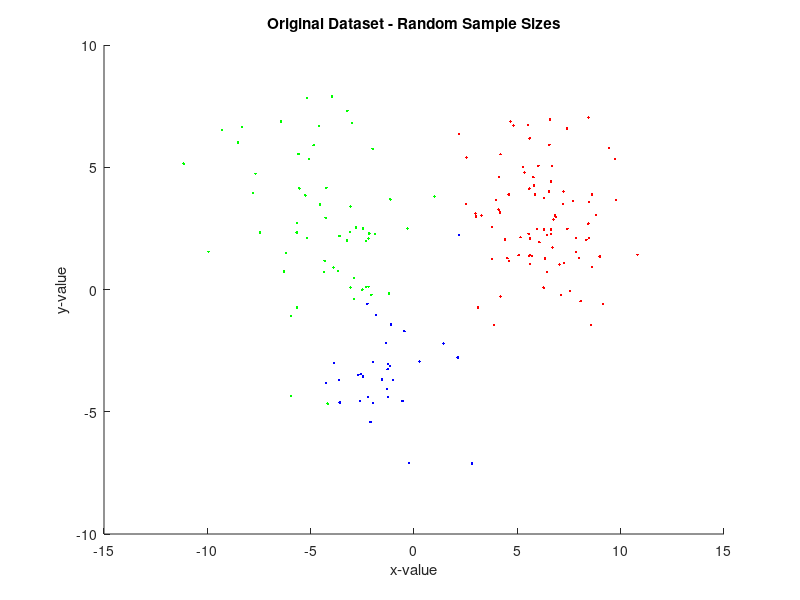
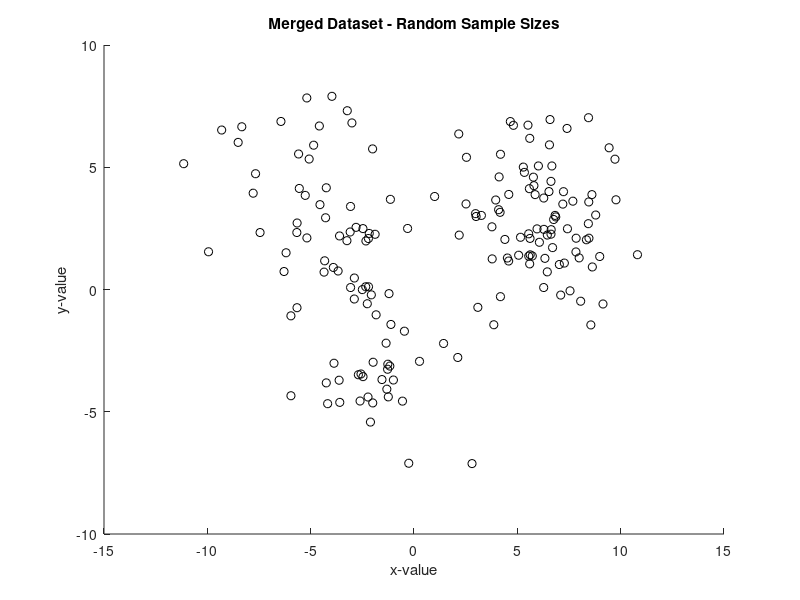

Recreate these plots in MATLAB, in order. (Note: this script raises an error after producing the figures.)
%Gaussian Data Creation with random number of samples
samples = [];
for i = 3:-1:1    
    samples(i) = randi([1,100]);
    disp(samples);
end
sample1 = samples(1);
sample2 = samples(2);
sample3 = samples(3);
Mean1 = [6; 3;];
Mean2 = [-1;-3;];
Mean3 = [-4; 2;];
Std1= 1.9;
Std2= 2;
Std3 = 2.5;
data1 = Std1 * randn(2,sample1) + repmat(Mean1,1,sample1);
data2 = Std2 * randn(2,sample2) + repmat(Mean2,1,sample2);
data3 = Std3 * randn(2,sample3) + repmat(Mean3,1,sample3);

%Plotting Original Dataset
figure
hold on
plot(data1(1,:),data1(2,:),'r.');
plot(data2(1,:),data2(2,:),'b.');
plot(data3(1,:),data3(2,:),'g.');
xlabel("x-value");
ylabel("y-value");
title("Original Dataset - Random Sample Sizes");


%Plots Merged Dataset
dataTotal = [data1 data2 data3];
figure
hold on
plot(dataTotal(1,:),dataTotal(2,:),'ko');
xlabel("x-value");
ylabel("y-value");
title("Merged Dataset - Random Sample Sizes");

%Setting k value
k = 3;
%Collects all X and Y co-ordinate data into arrays
ax = gca;
h = findobj(ax , 'Type', 'line');
x = h(1).XData;
y = h(1).YData;
disp(h);

%Sets random values to be used in centroid selection
l = length(y);
r = [];
for i = 3:-1:1    
    r(i) = randi([1,l]);
    disp(r);
end


c1xNEW = (x(1,r(1))); %x coord 1st cluster
c1yNEW = (y(1,r(1))); %y coord 1st cluster
c2xNEW = (x(1,r(2))); %x coord 2nd cluster
c2yNEW = (y(1,r(2))); %y coord 2nd cluster
c3xNEW = (x(1,r(3))); %x coord 3rd cluster
c3yNEW = (y(1,r(3))); %y coord 3rd cluster


%Plots centroids on Merged Dataset
plot(c1xNEW,c1yNEW, 'ro');
plot(c2xNEW,c2yNEW, 'bo');
plot(c3xNEW,c3yNEW, 'go');


%Initialise the arrays 
temp = 0;
numLoops = 0;
k1x = [];
k1y = [];
k2x = [];
k2y = [];
k3x = [];
k3y = [];

%Euclidean Distance Calculation Loop
while(temp == 0)
    cx = [c1xNEW c2xNEW c3xNEW];
    c1xOLD = cx(1);
    c2xOLD = cx(2);
    c3xOLD = cx(3);
    
    cy = [c1yNEW c2yNEW c3yNEW];
    c1yOLD = cy(1);
    c2yOLD = cy(2);
    c3yOLD = cy(3);
    
    %Calculating euclidean distance
    for i=1:l
        xx1 = (x(i)-c1xOLD)^2;
        yy1 = (y(i)-c1yOLD)^2;
        g=xx1+yy1;
        g1=sqrt(g);
        xx2 = (x(i)-c2xOLD)^2;
        yy2 = (y(i)-c2yOLD)^2;
        g=xx2+yy2;
        g2=sqrt(g);
        xx3 = (x(i)-c3xOLD)^2;
        yy3 = (y(i)-c3yOLD)^2;
        g=xx3+yy3;
        g3=sqrt(g);
        
        if(g1 > g2 && g2 < g3)
            k2x = [k2x x(i)];
            k2y = [k2y y(i)];
        elseif (g2 > g1 && g1 < g3)
            k1x = [k1x x(i)];
            k1y = [k1y y(i)];
        else
            k3x = [k3x x(i)];
            k3y = [k3y y(i)];
        end
    end
    
c1xNEW = mean(k1x);
c2xNEW = mean(k2x);
c3xNEW = mean(k3x);
c1yNEW = mean(k1y);
c2yNEW = mean(k2y);
c3yNEW = mean(k3y);

%Check if progress made to end loop or not
if(c1xNEW ~= c1xOLD && c2xNEW ~= c2xOLD && c3yNEW ~= c3xOLD && ...
        c1yNEW ~= c1yOLD && c2yNEW ~= c2yOLD && c3yNEW ~= c3yOLD)
    k1x=[];
    k2x=[];
    k3x=[];
    k1y=[];
    k2y=[];
    k3y=[];
    numLoops = numLoops + 1;
else
    temp = 1;
    disp("Total loops ran before plateauing:" + numLoops);
end
end

%Plot Final Clustered Data
figure
hold on
plot(k1x,k1y,'r.');
plot(k2x,k2y,'b.');
plot(k3x,k3y,'g.');
xlabel("x-value");
ylabel("y-value");
title("Post Clustering Dataset - Random Sample Sizes || Loops taken " + numLoops);


%%%%%%%%%%%%%%%%%%%%%%%%%%%%%%%%%%%%%%%%%%%%%%%%%%%%%%%%%%%%%%%%%%%%%%
%%%%%%%%%%%%%%%%%%%%%%%%%%%%%%%%%%%%%%%%%%%%%%%%%%%%%%%%%%%%%%%%%%%%%%

%Gaussian Data Creation with random number of samples
samples = 100;

Mean1 = [6; 3;];
Mean2 = [-1;-3;];
Mean3 = [-4; 2;];
Std1= 1.9;
Std2= 2;
Std3 = 2.5;
data1 = Std1 * randn(2,samples) + repmat(Mean1,1,samples);
data2 = Std2 * randn(2,samples) + repmat(Mean2,1,samples);
data3 = Std3 * randn(2,samples) + repmat(Mean3,1,samples);

%Plotting Original Dataset
figure
hold on
plot(data1(1,:),data1(2,:),'r.');
plot(data2(1,:),data2(2,:),'b.');
plot(data3(1,:),data3(2,:),'g.');
xlabel("x-value");
ylabel("y-value");
title("Original Dataset - Set Sample Sizes");


%Plots Merged Dataset
dataTotal = [data1 data2 data3];
figure
hold on
plot(dataTotal(1,:),dataTotal(2,:),'ko');
xlabel("x-value");
ylabel("y-value");
title("Merged Dataset - Set Sample Sizes");

%Setting k value
k = 3;
%Collects all X and Y co-ordinate data into arrays
ax = gca;
h = findobj(ax , 'Type', 'line');
x = h(1).XData;
y = h(1).YData;
disp(h);

%Sets random values to be used in centroid selection
l = length(y);
r = [];
for i = 3:-1:1    
    r(i) = randi([1,l]);
    disp(r);
end


c1xNEW = (x(1,r(1))); %x coord 1st cluster
c1yNEW = (y(1,r(1))); %y coord 1st cluster
c2xNEW = (x(1,r(2))); %x coord 2nd cluster
c2yNEW = (y(1,r(2))); %y coord 2nd cluster
c3xNEW = (x(1,r(3))); %x coord 3rd cluster
c3yNEW = (y(1,r(3))); %y coord 3rd cluster


%Plots centroids on Merged Dataset
plot(c1xNEW,c1yNEW, 'ro');
plot(c2xNEW,c2yNEW, 'bo');
plot(c3xNEW,c3yNEW, 'go');


%Initialise the arrays 
temp = 0;
numLoops = 0;
k1x = [];
k1y = [];
k2x = [];
k2y = [];
k3x = [];
k3y = [];

%Euclidean Distance Calculation Loop
while(temp == 0)
    cx = [c1xNEW c2xNEW c3xNEW];
    c1xOLD = cx(1);
    c2xOLD = cx(2);
    c3xOLD = cx(3);
    
    cy = [c1yNEW c2yNEW c3yNEW];
    c1yOLD = cy(1);
    c2yOLD = cy(2);
    c3yOLD = cy(3);
    
    %Calculating euclidean distance
    for i=1:l
        xx1 = (x(i)-c1xOLD)^2;
        yy1 = (y(i)-c1yOLD)^2;
        g=xx1+yy1;
        g1=sqrt(g);
        xx2 = (x(i)-c2xOLD)^2;
        yy2 = (y(i)-c2yOLD)^2;
        g=xx2+yy2;
        g2=sqrt(g);
        xx3 = (x(i)-c3xOLD)^2;
        yy3 = (y(i)-c3yOLD)^2;
        g=xx3+yy3;
        g3=sqrt(g);
        
        if(g1 > g2 && g2 < g3)
            k2x = [k2x x(i)];
            k2y = [k2y y(i)];
        elseif (g2 > g1 && g1 < g3)
            k1x = [k1x x(i)];
            k1y = [k1y y(i)];
        else
            k3x = [k3x x(i)];
            k3y = [k3y y(i)];
        end
    end
    
c1xNEW = mean(k1x);
c2xNEW = mean(k2x);
c3xNEW = mean(k3x);
c1yNEW = mean(k1y);
c2yNEW = mean(k2y);
c3yNEW = mean(k3y);

%Check if progress made to end loop or not
if(c1xNEW ~= c1xOLD && c2xNEW ~= c2xOLD && c3yNEW ~= c3xOLD && ...
        c1yNEW ~= c1yOLD && c2yNEW ~= c2yOLD && c3yNEW ~= c3yOLD)
    k1x=[];
    k2x=[];
    k3x=[];
    k1y=[];
    k2y=[];
    k3y=[];
    numLoops = numLoops + 1;
else
    temp = 1;
    disp("Total loops ran before plateauing:" + numLoops);
end
end

%Plot Final Clustered Data
figure
hold on
plot(k1x,k1y,'r.');
plot(k2x,k2y,'b.');
plot(k3x,k3y,'g.');
xlabel("x-value");
ylabel("y-value");
title("Post Clustering Dataset - Set Sample Sizes || Loops taken " + numLoops);





